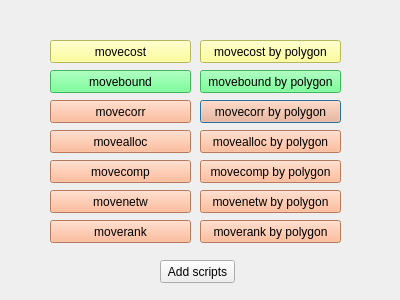
<?xml version="1.0" encoding="UTF-8"?>
<ui version="4.0">
 <class>MOVECOSTDialogBase</class>
 <widget class="QDialog" name="MOVECOSTDialogBase">
  <property name="geometry">
   <rect>
    <x>0</x>
    <y>0</y>
    <width>400</width>
    <height>300</height>
   </rect>
  </property>
  <property name="windowTitle">
   <string>movecost</string>
  </property>
  <property name="windowIcon">
   <iconset>
    <normaloff>:/plugins/movecost/movecost.png</normaloff>:/plugins/movecost/movecost.png</iconset>
  </property>
  <widget class="QPushButton" name="pushButton_movecorr_p">
   <property name="geometry">
    <rect>
     <x>200</x>
     <y>100</y>
     <width>141</width>
     <height>23</height>
    </rect>
   </property>
   <property name="toolTip">
    <string>&lt;html&gt;&lt;head/&gt;&lt;body&gt;&lt;p&gt;R function for calculating least-cost corridor between point locations using a polygon area to download the dtm&lt;/p&gt;&lt;/body&gt;&lt;/html&gt;</string>
   </property>
   <property name="styleSheet">
    <string notr="true">background-color: rgb(255, 170, 127);</string>
   </property>
   <property name="text">
    <string>movecorr by polygon</string>
   </property>
  </widget>
  <widget class="QPushButton" name="pushButton_add_script">
   <property name="geometry">
    <rect>
     <x>160</x>
     <y>260</y>
     <width>75</width>
     <height>23</height>
    </rect>
   </property>
   <property name="text">
    <string>Add scripts</string>
   </property>
  </widget>
  <widget class="QPushButton" name="pushButton_movecost_p">
   <property name="geometry">
    <rect>
     <x>200</x>
     <y>40</y>
     <width>141</width>
     <height>23</height>
    </rect>
   </property>
   <property name="toolTip">
    <string>&lt;html&gt;&lt;head/&gt;&lt;body&gt;&lt;p&gt;R function for calculating accumulated anisotropic slope-dependant cost of movement across the terrain and least-cost paths from a point origin using a polygon area to download the dtm&lt;/p&gt;&lt;/body&gt;&lt;/html&gt;</string>
   </property>
   <property name="styleSheet">
    <string notr="true">background-color: rgb(255, 255, 127);</string>
   </property>
   <property name="text">
    <string>movecost by polygon</string>
   </property>
  </widget>
  <widget class="QPushButton" name="pushButton_movebound_p">
   <property name="geometry">
    <rect>
     <x>200</x>
     <y>70</y>
     <width>141</width>
     <height>23</height>
    </rect>
   </property>
   <property name="toolTip">
    <string>&lt;html&gt;&lt;head/&gt;&lt;body&gt;&lt;p&gt;R function for calculating slope-dependant walking cost boundary(ies) around point location(s) using a polygon area to download the dtm&lt;/p&gt;&lt;/body&gt;&lt;/html&gt;</string>
   </property>
   <property name="styleSheet">
    <string notr="true">background-color: rgb(85, 255, 127);</string>
   </property>
   <property name="text">
    <string>movebound by polygon</string>
   </property>
  </widget>
  <widget class="QPushButton" name="pushButton_movebound">
   <property name="geometry">
    <rect>
     <x>50</x>
     <y>70</y>
     <width>141</width>
     <height>23</height>
    </rect>
   </property>
   <property name="toolTip">
    <string>&lt;html&gt;&lt;head/&gt;&lt;body&gt;&lt;p&gt;R function for calculating slope-dependant walking cost boundary(ies) around point location(s)&lt;/p&gt;&lt;/body&gt;&lt;/html&gt;</string>
   </property>
   <property name="styleSheet">
    <string notr="true">background-color: rgb(85, 255, 127);</string>
   </property>
   <property name="text">
    <string>movebound</string>
   </property>
  </widget>
  <widget class="QPushButton" name="pushButton_movealloc_p">
   <property name="geometry">
    <rect>
     <x>200</x>
     <y>130</y>
     <width>141</width>
     <height>23</height>
    </rect>
   </property>
   <property name="toolTip">
    <string>&lt;html&gt;&lt;head/&gt;&lt;body&gt;&lt;p&gt;R function for calculating slope-dependant walking-cost allocation to origins&lt;/p&gt;&lt;/body&gt;&lt;/html&gt;</string>
   </property>
   <property name="styleSheet">
    <string notr="true">background-color: rgb(255, 170, 127);</string>
   </property>
   <property name="text">
    <string>movealloc by polygon</string>
   </property>
  </widget>
  <widget class="QPushButton" name="pushButton_movealloc">
   <property name="geometry">
    <rect>
     <x>50</x>
     <y>130</y>
     <width>141</width>
     <height>23</height>
    </rect>
   </property>
   <property name="toolTip">
    <string>&lt;html&gt;&lt;head/&gt;&lt;body&gt;&lt;p&gt;R function for calculating slope-dependant walking-cost allocation to origins&lt;/p&gt;&lt;/body&gt;&lt;/html&gt;</string>
   </property>
   <property name="styleSheet">
    <string notr="true">background-color: rgb(255, 170, 127);</string>
   </property>
   <property name="text">
    <string>movealloc</string>
   </property>
  </widget>
  <widget class="QPushButton" name="pushButton_movecost">
   <property name="geometry">
    <rect>
     <x>50</x>
     <y>40</y>
     <width>141</width>
     <height>23</height>
    </rect>
   </property>
   <property name="toolTip">
    <string>&lt;html&gt;&lt;head/&gt;&lt;body&gt;&lt;p&gt;R function for calculating accumulated anisotropic slope-dependant cost of movement across the terrain and least-cost paths from a point origin&lt;/p&gt;&lt;/body&gt;&lt;/html&gt;</string>
   </property>
   <property name="styleSheet">
    <string notr="true">alternate-background-color: rgb(255, 255, 127);
background-color: rgb(255, 255, 127);</string>
   </property>
   <property name="text">
    <string>movecost</string>
   </property>
  </widget>
  <widget class="QPushButton" name="pushButton_movecorr">
   <property name="geometry">
    <rect>
     <x>50</x>
     <y>100</y>
     <width>141</width>
     <height>23</height>
    </rect>
   </property>
   <property name="toolTip">
    <string>&lt;html&gt;&lt;head/&gt;&lt;body&gt;&lt;p&gt;R function for calculating least-cost corridor between point locations&lt;/p&gt;&lt;/body&gt;&lt;/html&gt;</string>
   </property>
   <property name="styleSheet">
    <string notr="true">background-color: rgb(255, 170, 127);</string>
   </property>
   <property name="text">
    <string>movecorr</string>
   </property>
  </widget>
  <widget class="QPushButton" name="pushButton_movecomp">
   <property name="geometry">
    <rect>
     <x>50</x>
     <y>160</y>
     <width>141</width>
     <height>23</height>
    </rect>
   </property>
   <property name="toolTip">
    <string>&lt;html&gt;&lt;head/&gt;&lt;body&gt;&lt;p&gt;R function for comparing least-cost paths generated using different cost functions&lt;/p&gt;&lt;/body&gt;&lt;/html&gt;</string>
   </property>
   <property name="styleSheet">
    <string notr="true">background-color: rgb(255, 170, 127);</string>
   </property>
   <property name="text">
    <string>movecomp</string>
   </property>
  </widget>
  <widget class="QPushButton" name="pushButton_movecomp_p">
   <property name="geometry">
    <rect>
     <x>200</x>
     <y>160</y>
     <width>141</width>
     <height>23</height>
    </rect>
   </property>
   <property name="toolTip">
    <string>&lt;html&gt;&lt;head/&gt;&lt;body&gt;&lt;p&gt;R function for comparing least-cost paths generated using different cost functions&lt;/p&gt;&lt;/body&gt;&lt;/html&gt;</string>
   </property>
   <property name="styleSheet">
    <string notr="true">background-color: rgb(255, 170, 127);</string>
   </property>
   <property name="text">
    <string>movecomp by polygon</string>
   </property>
  </widget>
  <widget class="QPushButton" name="pushButton_movenetw">
   <property name="geometry">
    <rect>
     <x>50</x>
     <y>190</y>
     <width>141</width>
     <height>23</height>
    </rect>
   </property>
   <property name="toolTip">
    <string>&lt;html&gt;&lt;head/&gt;&lt;body&gt;&lt;p&gt;R function for calculating least-cost path network&lt;/p&gt;&lt;/body&gt;&lt;/html&gt;</string>
   </property>
   <property name="styleSheet">
    <string notr="true">background-color: rgb(255, 170, 127);</string>
   </property>
   <property name="text">
    <string>movenetw</string>
   </property>
  </widget>
  <widget class="QPushButton" name="pushButton_movenetw_p">
   <property name="geometry">
    <rect>
     <x>200</x>
     <y>190</y>
     <width>141</width>
     <height>23</height>
    </rect>
   </property>
   <property name="toolTip">
    <string>&lt;html&gt;&lt;head/&gt;&lt;body&gt;&lt;p&gt;R function for calculating least-cost path network&lt;/p&gt;&lt;/body&gt;&lt;/html&gt;</string>
   </property>
   <property name="styleSheet">
    <string notr="true">background-color: rgb(255, 170, 127);</string>
   </property>
   <property name="text">
    <string>movenetw by polygon</string>
   </property>
  </widget>
  <widget class="QPushButton" name="pushButton_moverank_p">
   <property name="geometry">
    <rect>
     <x>50</x>
     <y>220</y>
     <width>141</width>
     <height>23</height>
    </rect>
   </property>
   <property name="toolTip">
    <string>&lt;html&gt;&lt;head/&gt;&lt;body&gt;&lt;p&gt;R function for calculating least-cost path network&lt;/p&gt;&lt;/body&gt;&lt;/html&gt;</string>
   </property>
   <property name="styleSheet">
    <string notr="true">background-color: rgb(255, 170, 127);</string>
   </property>
   <property name="text">
    <string>moverank</string>
   </property>
  </widget>
  <widget class="QPushButton" name="pushButton_moverank_polygon">
   <property name="geometry">
    <rect>
     <x>200</x>
     <y>220</y>
     <width>141</width>
     <height>23</height>
    </rect>
   </property>
   <property name="toolTip">
    <string>&lt;html&gt;&lt;head/&gt;&lt;body&gt;&lt;p&gt;R function for calculating least-cost path network&lt;/p&gt;&lt;/body&gt;&lt;/html&gt;</string>
   </property>
   <property name="styleSheet">
    <string notr="true">background-color: rgb(255, 170, 127);</string>
   </property>
   <property name="text">
    <string>moverank by polygon</string>
   </property>
  </widget>
 </widget>
 <resources/>
 <connections/>
</ui>
